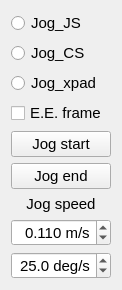
   <widget class="QWidget" name="layoutWidget">
    <property name="geometry">
     <rect>
      <x>10</x>
      <y>640</y>
      <width>111</width>
      <height>281</height>
     </rect>
    </property>
    <property name="font">
     <font>
      <family>Ubuntu</family>
      <pointsize>11</pointsize>
     </font>
    </property>
    <layout class="QVBoxLayout" name="verticalLayout_8">
     <item>
      <layout class="QVBoxLayout" name="verticalLayout_7">
       <item>
        <layout class="QVBoxLayout" name="verticalLayout_24">
         <item>
          <widget class="QRadioButton" name="radioButton_jog_q">
           <property name="font">
            <font>
             <family>Ubuntu</family>
             <pointsize>11</pointsize>
            </font>
           </property>
           <property name="text">
            <string>Jog_JS</string>
           </property>
           <attribute name="buttonGroup">
            <string notr="true">buttonGroup_7</string>
           </attribute>
          </widget>
         </item>
         <item>
          <widget class="QRadioButton" name="radioButton_jog_x">
           <property name="font">
            <font>
             <family>Ubuntu</family>
             <pointsize>11</pointsize>
            </font>
           </property>
           <property name="text">
            <string>Jog_CS</string>
           </property>
           <attribute name="buttonGroup">
            <string notr="true">buttonGroup_7</string>
           </attribute>
          </widget>
         </item>
         <item>
          <widget class="QRadioButton" name="radioButton_jog_pad">
           <property name="font">
            <font>
             <family>Ubuntu</family>
             <pointsize>11</pointsize>
            </font>
           </property>
           <property name="text">
            <string>Jog_xpad</string>
           </property>
           <attribute name="buttonGroup">
            <string notr="true">buttonGroup_7</string>
           </attribute>
          </widget>
         </item>
        </layout>
       </item>
       <item>
        <widget class="QCheckBox" name="checkBox_is_ee_frame_jog">
         <property name="font">
          <font>
           <family>Ubuntu</family>
           <pointsize>11</pointsize>
          </font>
         </property>
         <property name="text">
          <string>E.E. frame</string>
         </property>
        </widget>
       </item>
       <item>
        <layout class="QVBoxLayout" name="verticalLayout_6">
         <item>
          <widget class="QPushButton" name="pushButton_jog_start">
           <property name="sizePolicy">
            <sizepolicy hsizetype="Expanding" vsizetype="Expanding">
             <horstretch>0</horstretch>
             <verstretch>0</verstretch>
            </sizepolicy>
           </property>
           <property name="font">
            <font>
             <family>Ubuntu</family>
             <pointsize>11</pointsize>
            </font>
           </property>
           <property name="text">
            <string>Jog start</string>
           </property>
          </widget>
         </item>
         <item>
          <widget class="QPushButton" name="pushButton_jog_end">
           <property name="sizePolicy">
            <sizepolicy hsizetype="Expanding" vsizetype="Expanding">
             <horstretch>0</horstretch>
             <verstretch>0</verstretch>
            </sizepolicy>
           </property>
           <property name="font">
            <font>
             <family>Ubuntu</family>
             <pointsize>11</pointsize>
            </font>
           </property>
           <property name="text">
            <string>Jog end</string>
           </property>
          </widget>
         </item>
        </layout>
       </item>
      </layout>
     </item>
     <item>
      <layout class="QVBoxLayout" name="verticalLayout_26">
       <item>
        <widget class="QLabel" name="label_24">
         <property name="sizePolicy">
          <sizepolicy hsizetype="Preferred" vsizetype="Preferred">
           <horstretch>0</horstretch>
           <verstretch>0</verstretch>
          </sizepolicy>
         </property>
         <property name="font">
          <font>
           <family>Ubuntu</family>
           <pointsize>11</pointsize>
          </font>
         </property>
         <property name="text">
          <string>Jog speed</string>
         </property>
         <property name="alignment">
          <set>Qt::AlignCenter</set>
         </property>
        </widget>
       </item>
       <item>
        <widget class="QDoubleSpinBox" name="doubleSpinBox_jog_xd">
         <property name="minimumSize">
          <size>
           <width>100</width>
           <height>0</height>
          </size>
         </property>
         <property name="font">
          <font>
           <family>Ubuntu</family>
           <pointsize>11</pointsize>
          </font>
         </property>
         <property name="alignment">
          <set>Qt::AlignRight|Qt::AlignTrailing|Qt::AlignVCenter</set>
         </property>
         <property name="suffix">
          <string> m/s</string>
         </property>
         <property name="decimals">
          <number>3</number>
         </property>
         <property name="maximum">
          <double>1.000000000000000</double>
         </property>
         <property name="singleStep">
          <double>0.100000000000000</double>
         </property>
         <property name="value">
          <double>0.110000000000000</double>
         </property>
        </widget>
       </item>
       <item>
        <widget class="QDoubleSpinBox" name="doubleSpinBox_jog_qd">
         <property name="minimumSize">
          <size>
           <width>100</width>
           <height>0</height>
          </size>
         </property>
         <property name="font">
          <font>
           <family>Ubuntu</family>
           <pointsize>11</pointsize>
          </font>
         </property>
         <property name="alignment">
          <set>Qt::AlignRight|Qt::AlignTrailing|Qt::AlignVCenter</set>
         </property>
         <property name="suffix">
          <string> deg/s</string>
         </property>
         <property name="decimals">
          <number>1</number>
         </property>
         <property name="maximum">
          <double>90.000000000000000</double>
         </property>
         <property name="singleStep">
          <double>5.000000000000000</double>
         </property>
         <property name="value">
          <double>25.000000000000000</double>
         </property>
        </widget>
       </item>
      </layout>
     </item>
    </layout>
   </widget>
